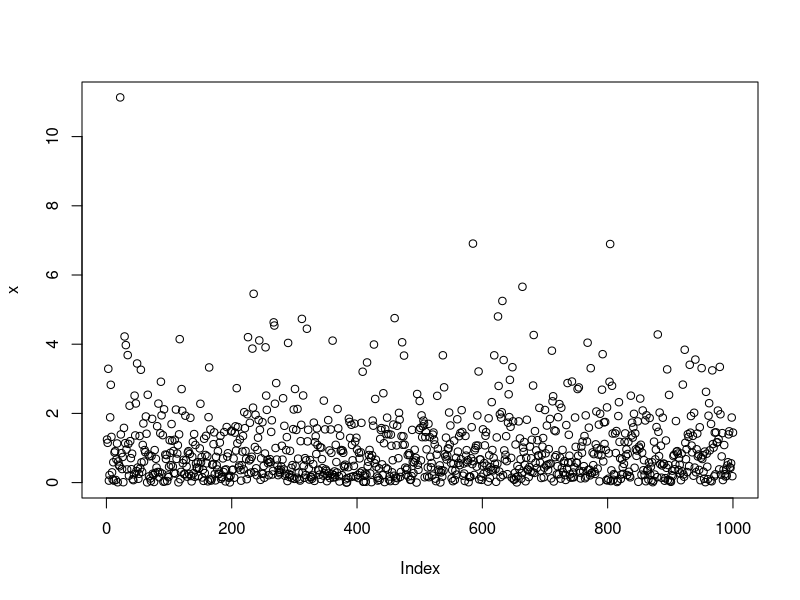

Recreate this plot in R. (Note: this script raises an error after producing the figure.)
## ---- chunk 1
knitr::opts_chunk$set(echo = TRUE)
## ---- chunk 2
#This is an example using include = T, message = T, warning=T, echo = T, fig.cap="Figure 1".
x = rexp(1000)
min(x)
max(x)
plot(x)
## ---- chunk 3
knitr::include_graphics("../figures/orange.jpeg")
## ---- chunk 4
#default R printout
print(head(mtcars))

#kable (from knitr)
library(knitr)
kable(head(mtcars),digits =1,caption = "An motorcars table")
